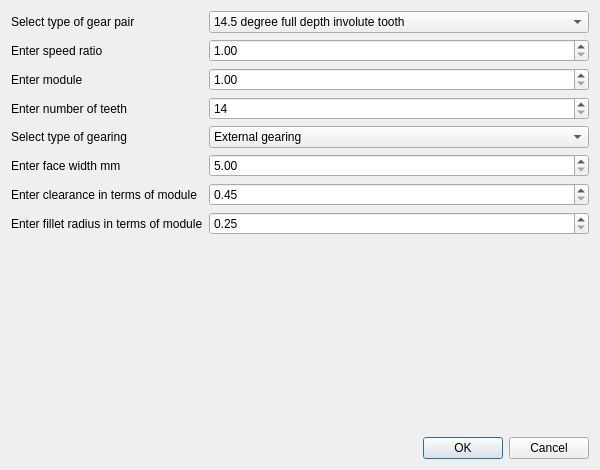
<?xml version="1.0" encoding="UTF-8"?>
<ui version="4.0">
 <class>Dialog</class>
 <widget class="QDialog" name="Dialog">
  <property name="geometry">
   <rect>
    <x>0</x>
    <y>0</y>
    <width>600</width>
    <height>470</height>
   </rect>
  </property>
  <property name="minimumSize">
   <size>
    <width>600</width>
    <height>470</height>
   </size>
  </property>
  <property name="maximumSize">
   <size>
    <width>600</width>
    <height>470</height>
   </size>
  </property>
  <property name="windowTitle">
   <string>Model Data</string>
  </property>
  <layout class="QGridLayout" name="gridLayout">
   <item row="1" column="0">
    <widget class="QDialogButtonBox" name="buttonBox">
     <property name="orientation">
      <enum>Qt::Horizontal</enum>
     </property>
     <property name="standardButtons">
      <set>QDialogButtonBox::Cancel|QDialogButtonBox::Ok</set>
     </property>
    </widget>
   </item>
   <item row="0" column="0">
    <layout class="QFormLayout" name="formLayout">
     <item row="0" column="0">
      <widget class="QLabel" name="profileLabel">
       <property name="text">
        <string>Select type of gear pair</string>
       </property>
      </widget>
     </item>
     <item row="0" column="1">
      <widget class="QComboBox" name="profile">
       <item>
        <property name="text">
         <string>14.5 degree full depth involute tooth</string>
        </property>
       </item>
       <item>
        <property name="text">
         <string>20 degree full depth involute tooth</string>
        </property>
       </item>
      </widget>
     </item>
     <item row="1" column="0">
      <widget class="QLabel" name="speedRatioLabel">
       <property name="text">
        <string>Enter speed ratio</string>
       </property>
      </widget>
     </item>
     <item row="1" column="1">
      <widget class="QDoubleSpinBox" name="speedRatio">
       <property name="minimum">
        <double>1.000000000000000</double>
       </property>
       <property name="maximum">
        <double>10.000000000000000</double>
       </property>
       <property name="singleStep">
        <double>0.250000000000000</double>
       </property>
      </widget>
     </item>
     <item row="2" column="0">
      <widget class="QLabel" name="moduleLabel">
       <property name="text">
        <string>Enter module</string>
       </property>
      </widget>
     </item>
     <item row="2" column="1">
      <widget class="QDoubleSpinBox" name="module">
       <property name="minimum">
        <double>1.000000000000000</double>
       </property>
       <property name="maximum">
        <double>50.000000000000000</double>
       </property>
       <property name="singleStep">
        <double>0.250000000000000</double>
       </property>
      </widget>
     </item>
     <item row="3" column="0">
      <widget class="QLabel" name="teethLabel">
       <property name="text">
        <string>Enter number of teeth</string>
       </property>
      </widget>
     </item>
     <item row="3" column="1">
      <widget class="QSpinBox" name="teeth">
       <property name="minimum">
        <number>14</number>
       </property>
       <property name="maximum">
        <number>300</number>
       </property>
      </widget>
     </item>
     <item row="4" column="0">
      <widget class="QLabel" name="gearingLabel">
       <property name="text">
        <string>Select type of gearing</string>
       </property>
      </widget>
     </item>
     <item row="4" column="1">
      <widget class="QComboBox" name="gearing">
       <item>
        <property name="text">
         <string>External gearing</string>
        </property>
       </item>
      </widget>
     </item>
     <item row="5" column="0">
      <widget class="QLabel" name="faceWidthLabel">
       <property name="text">
        <string>Enter face width mm</string>
       </property>
      </widget>
     </item>
     <item row="5" column="1">
      <widget class="QDoubleSpinBox" name="faceWidth">
       <property name="minimum">
        <double>5.000000000000000</double>
       </property>
       <property name="maximum">
        <double>800.000000000000000</double>
       </property>
       <property name="singleStep">
        <double>0.500000000000000</double>
       </property>
       <property name="value">
        <double>5.000000000000000</double>
       </property>
      </widget>
     </item>
     <item row="6" column="0">
      <widget class="QLabel" name="clearanceLabel">
       <property name="text">
        <string>Enter clearance in terms of module</string>
       </property>
      </widget>
     </item>
     <item row="6" column="1">
      <widget class="QDoubleSpinBox" name="clearance">
       <property name="minimum">
        <double>0.450000000000000</double>
       </property>
       <property name="maximum">
        <double>2.000000000000000</double>
       </property>
       <property name="singleStep">
        <double>0.010000000000000</double>
       </property>
      </widget>
     </item>
     <item row="7" column="0">
      <widget class="QLabel" name="filletLabel">
       <property name="text">
        <string>Enter fillet radius in terms of module</string>
       </property>
      </widget>
     </item>
     <item row="7" column="1">
      <widget class="QDoubleSpinBox" name="fillet">
       <property name="minimum">
        <double>0.250000000000000</double>
       </property>
       <property name="maximum">
        <double>5.000000000000000</double>
       </property>
       <property name="singleStep">
        <double>0.050000000000000</double>
       </property>
      </widget>
     </item>
    </layout>
   </item>
  </layout>
 </widget>
 <resources/>
 <connections>
  <connection>
   <sender>buttonBox</sender>
   <signal>accepted()</signal>
   <receiver>Dialog</receiver>
   <slot>accept()</slot>
   <hints>
    <hint type="sourcelabel">
     <x>248</x>
     <y>254</y>
    </hint>
    <hint type="destinationlabel">
     <x>157</x>
     <y>274</y>
    </hint>
   </hints>
  </connection>
  <connection>
   <sender>buttonBox</sender>
   <signal>rejected()</signal>
   <receiver>Dialog</receiver>
   <slot>reject()</slot>
   <hints>
    <hint type="sourcelabel">
     <x>316</x>
     <y>260</y>
    </hint>
    <hint type="destinationlabel">
     <x>286</x>
     <y>274</y>
    </hint>
   </hints>
  </connection>
 </connections>
</ui>
